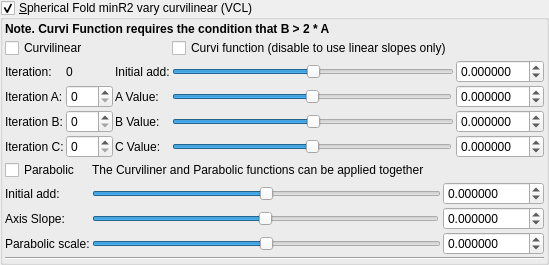
    <widget class="MyGroupBox" name="groupCheck_transf_function_enabledy_false">
     <property name="title">
      <string>&amp;Spherical Fold minR2 vary curvilinear (VCL)</string>
     </property>
     <property name="checkable">
      <bool>true</bool>
     </property>
     <layout class="QVBoxLayout" name="verticalLayout_22" stretch="0,0,0">
      <property name="spacing">
       <number>2</number>
      </property>
      <property name="leftMargin">
       <number>2</number>
      </property>
      <property name="topMargin">
       <number>2</number>
      </property>
      <property name="rightMargin">
       <number>2</number>
      </property>
      <property name="bottomMargin">
       <number>2</number>
      </property>
      <item>
       <layout class="QGridLayout" name="gridLayout_38">
        <property name="spacing">
         <number>2</number>
        </property>
        <item row="3" column="1">
         <widget class="MySpinBox" name="spinboxInt_Cpara_iterA">
          <property name="sizePolicy">
           <sizepolicy hsizetype="Minimum" vsizetype="Maximum">
            <horstretch>0</horstretch>
            <verstretch>0</verstretch>
           </sizepolicy>
          </property>
          <property name="maximum">
           <number>250</number>
          </property>
         </widget>
        </item>
        <item row="1" column="0" colspan="2">
         <widget class="QCheckBox" name="checkBox_Cpara_enabledLinear">
          <property name="text">
           <string>Curvilinear</string>
          </property>
         </widget>
        </item>
        <item row="5" column="0">
         <widget class="QLabel" name="label_176">
          <property name="text">
           <string>Iteration B:</string>
          </property>
         </widget>
        </item>
        <item row="3" column="2">
         <widget class="QLabel" name="label_104">
          <property name="text">
           <string>A Value:</string>
          </property>
         </widget>
        </item>
        <item row="5" column="1">
         <widget class="MySpinBox" name="spinboxInt_Cpara_iterB">
          <property name="sizePolicy">
           <sizepolicy hsizetype="Minimum" vsizetype="Maximum">
            <horstretch>0</horstretch>
            <verstretch>0</verstretch>
           </sizepolicy>
          </property>
          <property name="maximum">
           <number>250</number>
          </property>
         </widget>
        </item>
        <item row="2" column="5">
         <widget class="MyDoubleSpinBox" name="spinbox_Cpara_para00">
          <property name="sizePolicy">
           <sizepolicy hsizetype="Minimum" vsizetype="Maximum">
            <horstretch>0</horstretch>
            <verstretch>0</verstretch>
           </sizepolicy>
          </property>
          <property name="prefix">
           <string/>
          </property>
          <property name="suffix">
           <string/>
          </property>
          <property name="decimals">
           <number>6</number>
          </property>
          <property name="minimum">
           <double>-99.000000000000000</double>
          </property>
          <property name="maximum">
           <double>99.000000000000000</double>
          </property>
          <property name="singleStep">
           <double>0.100000000000000</double>
          </property>
         </widget>
        </item>
        <item row="5" column="2">
         <widget class="QLabel" name="label_105">
          <property name="text">
           <string>B Value:</string>
          </property>
         </widget>
        </item>
        <item row="6" column="3">
         <widget class="QSlider" name="slider_Cpara_paraC">
          <property name="sizePolicy">
           <sizepolicy hsizetype="Expanding" vsizetype="Maximum">
            <horstretch>0</horstretch>
            <verstretch>0</verstretch>
           </sizepolicy>
          </property>
          <property name="minimum">
           <number>-5000000</number>
          </property>
          <property name="maximum">
           <number>5000000</number>
          </property>
          <property name="value">
           <number>0</number>
          </property>
          <property name="sliderPosition">
           <number>0</number>
          </property>
          <property name="orientation">
           <enum>Qt::Horizontal</enum>
          </property>
         </widget>
        </item>
        <item row="0" column="0" colspan="4">
         <widget class="QLabel" name="label_103">
          <property name="font">
           <font>
            <weight>75</weight>
            <bold>true</bold>
           </font>
          </property>
          <property name="text">
           <string>Note. Curvi Function requires the condition that B &gt; 2 * A</string>
          </property>
         </widget>
        </item>
        <item row="6" column="1">
         <widget class="MySpinBox" name="spinboxInt_Cpara_iterC">
          <property name="sizePolicy">
           <sizepolicy hsizetype="Minimum" vsizetype="Maximum">
            <horstretch>0</horstretch>
            <verstretch>0</verstretch>
           </sizepolicy>
          </property>
          <property name="maximum">
           <number>250</number>
          </property>
         </widget>
        </item>
        <item row="3" column="5">
         <widget class="MyDoubleSpinBox" name="spinbox_Cpara_paraA">
          <property name="sizePolicy">
           <sizepolicy hsizetype="Minimum" vsizetype="Maximum">
            <horstretch>0</horstretch>
            <verstretch>0</verstretch>
           </sizepolicy>
          </property>
          <property name="prefix">
           <string/>
          </property>
          <property name="suffix">
           <string/>
          </property>
          <property name="decimals">
           <number>6</number>
          </property>
          <property name="minimum">
           <double>-99.000000000000000</double>
          </property>
          <property name="maximum">
           <double>99.000000000000000</double>
          </property>
          <property name="singleStep">
           <double>0.100000000000000</double>
          </property>
         </widget>
        </item>
        <item row="5" column="3" colspan="2">
         <widget class="QSlider" name="slider_Cpara_paraB">
          <property name="sizePolicy">
           <sizepolicy hsizetype="Expanding" vsizetype="Maximum">
            <horstretch>0</horstretch>
            <verstretch>0</verstretch>
           </sizepolicy>
          </property>
          <property name="minimum">
           <number>-5000000</number>
          </property>
          <property name="maximum">
           <number>5000000</number>
          </property>
          <property name="value">
           <number>0</number>
          </property>
          <property name="sliderPosition">
           <number>0</number>
          </property>
          <property name="orientation">
           <enum>Qt::Horizontal</enum>
          </property>
         </widget>
        </item>
        <item row="6" column="2">
         <widget class="QLabel" name="label_106">
          <property name="text">
           <string>C Value:</string>
          </property>
         </widget>
        </item>
        <item row="2" column="1">
         <widget class="QLabel" name="label_178">
          <property name="text">
           <string notr="true">0</string>
          </property>
         </widget>
        </item>
        <item row="5" column="5">
         <widget class="MyDoubleSpinBox" name="spinbox_Cpara_paraB">
          <property name="sizePolicy">
           <sizepolicy hsizetype="Minimum" vsizetype="Maximum">
            <horstretch>0</horstretch>
            <verstretch>0</verstretch>
           </sizepolicy>
          </property>
          <property name="prefix">
           <string/>
          </property>
          <property name="suffix">
           <string/>
          </property>
          <property name="decimals">
           <number>6</number>
          </property>
          <property name="minimum">
           <double>-99.000000000000000</double>
          </property>
          <property name="maximum">
           <double>99.000000000000000</double>
          </property>
          <property name="singleStep">
           <double>0.100000000000000</double>
          </property>
         </widget>
        </item>
        <item row="2" column="3" colspan="2">
         <widget class="QSlider" name="slider_Cpara_para00">
          <property name="sizePolicy">
           <sizepolicy hsizetype="Expanding" vsizetype="Maximum">
            <horstretch>0</horstretch>
            <verstretch>0</verstretch>
           </sizepolicy>
          </property>
          <property name="minimum">
           <number>-5000000</number>
          </property>
          <property name="maximum">
           <number>5000000</number>
          </property>
          <property name="singleStep">
           <number>1</number>
          </property>
          <property name="orientation">
           <enum>Qt::Horizontal</enum>
          </property>
         </widget>
        </item>
        <item row="3" column="0">
         <widget class="QLabel" name="label_179">
          <property name="text">
           <string>Iteration A:</string>
          </property>
         </widget>
        </item>
        <item row="6" column="0">
         <widget class="QLabel" name="label_180">
          <property name="text">
           <string>Iteration C:</string>
          </property>
         </widget>
        </item>
        <item row="1" column="3">
         <widget class="QCheckBox" name="checkBox_Cpara_enabledCurves">
          <property name="text">
           <string>Curvi function (disable to use linear slopes only)</string>
          </property>
         </widget>
        </item>
        <item row="3" column="3">
         <widget class="QSlider" name="slider_Cpara_paraA">
          <property name="sizePolicy">
           <sizepolicy hsizetype="Expanding" vsizetype="Maximum">
            <horstretch>0</horstretch>
            <verstretch>0</verstretch>
           </sizepolicy>
          </property>
          <property name="minimum">
           <number>-5000000</number>
          </property>
          <property name="maximum">
           <number>5000000</number>
          </property>
          <property name="singleStep">
           <number>1</number>
          </property>
          <property name="orientation">
           <enum>Qt::Horizontal</enum>
          </property>
         </widget>
        </item>
        <item row="6" column="5">
         <widget class="MyDoubleSpinBox" name="spinbox_Cpara_paraC">
          <property name="sizePolicy">
           <sizepolicy hsizetype="Minimum" vsizetype="Maximum">
            <horstretch>0</horstretch>
            <verstretch>0</verstretch>
           </sizepolicy>
          </property>
          <property name="prefix">
           <string/>
          </property>
          <property name="suffix">
           <string/>
          </property>
          <property name="decimals">
           <number>6</number>
          </property>
          <property name="minimum">
           <double>-99.000000000000000</double>
          </property>
          <property name="maximum">
           <double>99.000000000000000</double>
          </property>
          <property name="singleStep">
           <double>0.100000000000000</double>
          </property>
         </widget>
        </item>
        <item row="2" column="2">
         <widget class="QLabel" name="label_107">
          <property name="text">
           <string>Initial add:</string>
          </property>
         </widget>
        </item>
        <item row="2" column="0">
         <widget class="QLabel" name="label_181">
          <property name="text">
           <string>Iteration:</string>
          </property>
         </widget>
        </item>
       </layout>
      </item>
      <item>
       <layout class="QGridLayout" name="gridLayout_39">
        <property name="spacing">
         <number>2</number>
        </property>
        <item row="3" column="5">
         <widget class="MyDoubleSpinBox" name="spinbox_Cpara_parab_scale">
          <property name="sizePolicy">
           <sizepolicy hsizetype="Minimum" vsizetype="Maximum">
            <horstretch>0</horstretch>
            <verstretch>0</verstretch>
           </sizepolicy>
          </property>
          <property name="prefix">
           <string/>
          </property>
          <property name="suffix">
           <string/>
          </property>
          <property name="decimals">
           <number>6</number>
          </property>
          <property name="minimum">
           <double>-9999.000000000000000</double>
          </property>
          <property name="maximum">
           <double>9999.000000000000000</double>
          </property>
          <property name="singleStep">
           <double>0.100000000000000</double>
          </property>
         </widget>
        </item>
        <item row="1" column="5">
         <widget class="MyDoubleSpinBox" name="spinbox_Cpara_parab_offset0">
          <property name="sizePolicy">
           <sizepolicy hsizetype="Minimum" vsizetype="Maximum">
            <horstretch>0</horstretch>
            <verstretch>0</verstretch>
           </sizepolicy>
          </property>
          <property name="prefix">
           <string/>
          </property>
          <property name="suffix">
           <string/>
          </property>
          <property name="decimals">
           <number>6</number>
          </property>
          <property name="minimum">
           <double>-99.000000000000000</double>
          </property>
          <property name="maximum">
           <double>99.000000000000000</double>
          </property>
          <property name="singleStep">
           <double>0.100000000000000</double>
          </property>
         </widget>
        </item>
        <item row="3" column="3" colspan="2">
         <widget class="QSlider" name="slider_Cpara_parab_scale">
          <property name="sizePolicy">
           <sizepolicy hsizetype="Expanding" vsizetype="Maximum">
            <horstretch>0</horstretch>
            <verstretch>0</verstretch>
           </sizepolicy>
          </property>
          <property name="minimum">
           <number>-500000000</number>
          </property>
          <property name="maximum">
           <number>500000000</number>
          </property>
          <property name="value">
           <number>0</number>
          </property>
          <property name="sliderPosition">
           <number>0</number>
          </property>
          <property name="orientation">
           <enum>Qt::Horizontal</enum>
          </property>
         </widget>
        </item>
        <item row="2" column="3">
         <widget class="QSlider" name="slider_Cpara_parab_slope">
          <property name="sizePolicy">
           <sizepolicy hsizetype="Expanding" vsizetype="Maximum">
            <horstretch>0</horstretch>
            <verstretch>0</verstretch>
           </sizepolicy>
          </property>
          <property name="minimum">
           <number>-5000000</number>
          </property>
          <property name="maximum">
           <number>5000000</number>
          </property>
          <property name="singleStep">
           <number>1</number>
          </property>
          <property name="orientation">
           <enum>Qt::Horizontal</enum>
          </property>
         </widget>
        </item>
        <item row="1" column="3" colspan="2">
         <widget class="QSlider" name="slider_Cpara_parab_offset0">
          <property name="sizePolicy">
           <sizepolicy hsizetype="Expanding" vsizetype="Maximum">
            <horstretch>0</horstretch>
            <verstretch>0</verstretch>
           </sizepolicy>
          </property>
          <property name="minimum">
           <number>-5000000</number>
          </property>
          <property name="maximum">
           <number>5000000</number>
          </property>
          <property name="singleStep">
           <number>1</number>
          </property>
          <property name="orientation">
           <enum>Qt::Horizontal</enum>
          </property>
         </widget>
        </item>
        <item row="2" column="5">
         <widget class="MyDoubleSpinBox" name="spinbox_Cpara_parab_slope">
          <property name="sizePolicy">
           <sizepolicy hsizetype="Minimum" vsizetype="Maximum">
            <horstretch>0</horstretch>
            <verstretch>0</verstretch>
           </sizepolicy>
          </property>
          <property name="prefix">
           <string/>
          </property>
          <property name="suffix">
           <string/>
          </property>
          <property name="decimals">
           <number>6</number>
          </property>
          <property name="minimum">
           <double>-99.000000000000000</double>
          </property>
          <property name="maximum">
           <double>99.000000000000000</double>
          </property>
          <property name="singleStep">
           <double>0.100000000000000</double>
          </property>
         </widget>
        </item>
        <item row="0" column="0">
         <widget class="QCheckBox" name="checkBox_Cpara_enabledParab_false">
          <property name="text">
           <string>Parabolic</string>
          </property>
         </widget>
        </item>
        <item row="1" column="0">
         <widget class="QLabel" name="label_109">
          <property name="text">
           <string>Initial add:</string>
          </property>
         </widget>
        </item>
        <item row="3" column="0">
         <widget class="QLabel" name="label_145">
          <property name="text">
           <string>Parabolic scale:</string>
          </property>
         </widget>
        </item>
        <item row="0" column="3">
         <widget class="QLabel" name="label_147">
          <property name="text">
           <string>The Curviliner and Parabolic functions can be applied together</string>
          </property>
         </widget>
        </item>
        <item row="2" column="0">
         <widget class="QLabel" name="label_148">
          <property name="text">
           <string>Axis Slope:</string>
          </property>
         </widget>
        </item>
       </layout>
      </item>
      <item>
       <widget class="Line" name="line_10">
        <property name="orientation">
         <enum>Qt::Horizontal</enum>
        </property>
       </widget>
      </item>
     </layout>
    </widget>
